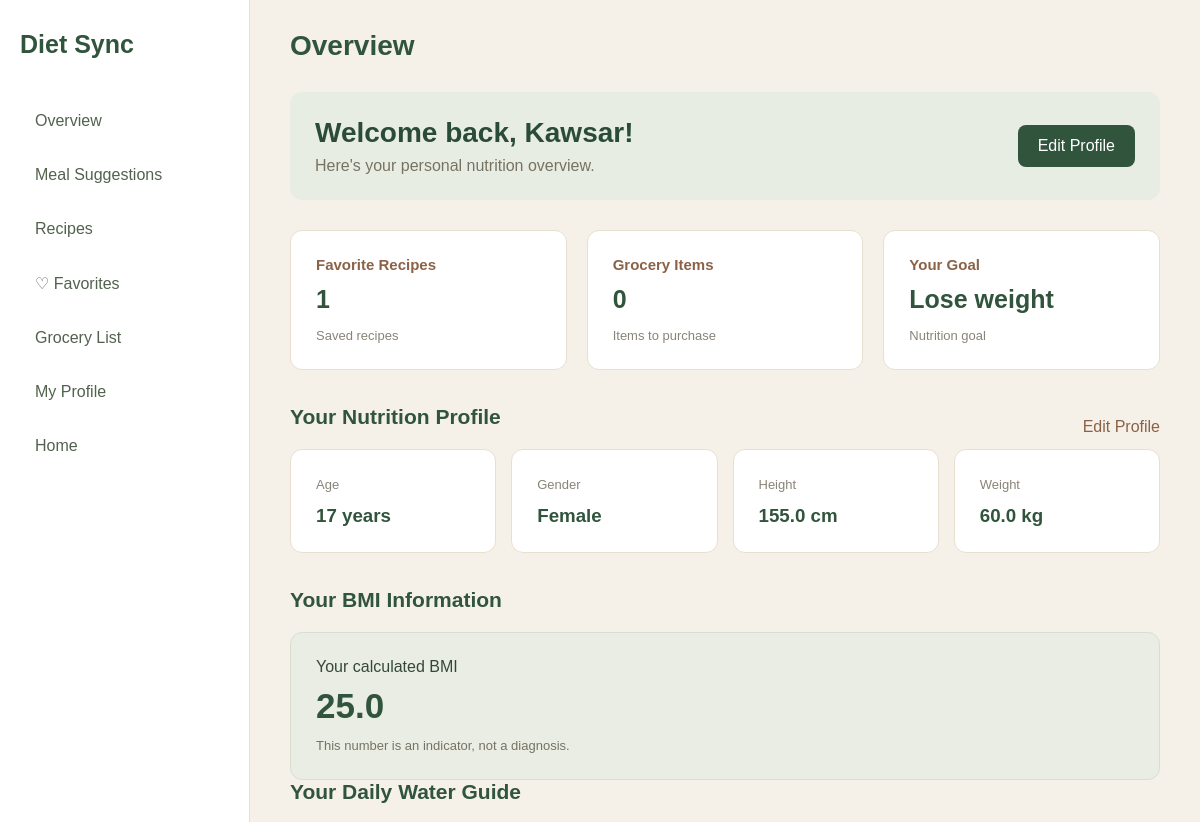
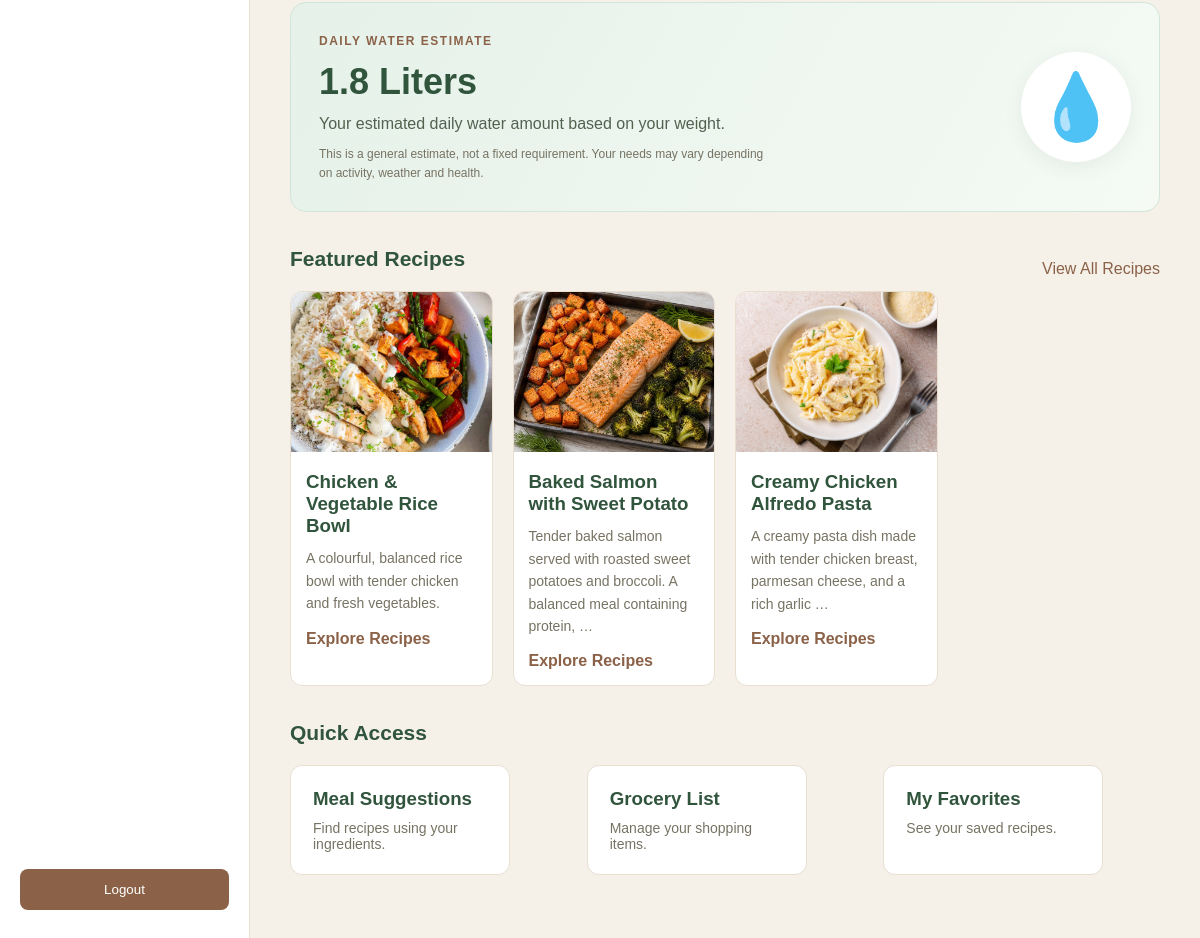
Screenshot of /dashboard/ (signed in) with the database file from the repository (2 pictures, top to bottom).
### accounts/models.py (models this page shows, shortened)
class CustomUser(AbstractUser):
    email = models.EmailField(unique=True)
    bio = models.TextField(blank=True)
    objects = CustomUserManager()

class NutritionProfile(models.Model):
    gender = [('male', 'Male'),('female', 'Female'),]
    goal = [('lose', 'Lose weight'),('maintain', 'Maintain weight'),('gain', 'Gain weight'),]
    user = models.OneToOneField(CustomUser,on_delete=models.CASCADE,related_name='nutrition_profile')
    age = models.PositiveIntegerField()
    height = models.FloatField()
    weight = models.FloatField()
    gender = models.CharField(max_length=10, choices=gender)
    goal = models.CharField(max_length=10, choices=goal)
    food_preferences = models.TextField(blank=True)
    allergies = models.TextField(blank=True)

### core/models.py (models this page shows, shortened)
class Recipe(models.Model):
    MEAL_TYPES = [
        ("breakfast", "Breakfast"),
        ("lunch", "Lunch"),
        ("dinner", "Dinner"),
        ("snack", "Snacks"),
    ]
    CATEGORIES = [
        ("weight_gain", "Weight Gain"),
        ("muscle_support", "Muscle Support"),
        ("balanced", "Balanced Nutrition"),
    ]
    title = models.CharField(max_length=200)
    description = models.TextField()
    image = models.ImageField(upload_to="recipes/")
    ingredients = models.TextField()
    instructions = models.TextField()
    calories = models.IntegerField(blank=True, null=True)
    protein = models.FloatField(blank=True, null=True)
    carbs = models.FloatField(blank=True, null=True)
    fat = models.FloatField(blank=True, null=True)
    is_featured = models.BooleanField(default=False)
    created_at = models.DateTimeField(auto_now_add=True)
    meal_type = models.CharField(max_length=20, choices=MEAL_TYPES, blank=True)
    nutrition_category = models.CharField(max_length=20, choices=CATEGORIES, blank=True)
    class Meta:
        permissions = [
            ("can_manage_recipes", "Can manage recipes"),
            ("can_feature_recipes", "Can feature recipes"),
            ("can_view_all_recipes", "Can view all recipes"),
        ]
    is_deleted = models.BooleanField(default=False)
    deleted_at = models.DateTimeField(null=True, blank=True)
    objects = RecipeManager()
    all_objects = models.Manager()

### accounts/permissions.py (the view)
    def wrapper(request, *args, **kwargs):
        if not request.user.is_authenticated:
            return redirect_to_login(request.get_full_path())
        return view_func(request, *args, **kwargs)

### accounts/permissions.py (called while the page is built)
def custom_login_required(view_func):
    def wrapper(request, *args, **kwargs):
        if not request.user.is_authenticated:
            return redirect_to_login(request.get_full_path())
        return view_func(request, *args, **kwargs)
    return wrapper

### core/models.py (called while the page is built)
    def get_queryset(self):
        return super().get_queryset().filter(is_deleted=False)

### core/views.py (called while the page is built)
@custom_login_required
def dashboard_view(request):
    profile = NutritionProfile.objects.filter(user=request.user).first()
    recipes = Recipe.objects.filter(is_featured=True)[:4]
    favorites_count = Favorite.objects.filter(user=request.user).count()
    grocery_count = GroceryItem.objects.filter(user=request.user,is_purchased=False).count()
    bmi = None
    water_intake = None
    if profile and profile.height > 0:
        height_in_meters = profile.height / 100
        bmi = round(profile.weight / (height_in_meters ** 2), 1)
    if profile and profile.weight > 0:
        water_intake = round((profile.weight * 30) / 1000, 1)
    return render(request, "dashboard.html", {
        "profile": profile,
        "recipes": recipes,
        "favorites_count": favorites_count,
        "grocery_count": grocery_count,
        "bmi": bmi,
        "water_intake": water_intake,
    })

### core/templates/dashboard.html (shortened to what this page needs)
{% extends 'dashboard_base.html' %}
{% block page_heading %}Overview{% endblock %}
{% block content %}
<div class="welcome-section">
    <div>
        <h1>Welcome back, {{ user.username }}!</h1>
        <p>Here's your personal nutrition overview.</p>
    </div>
    <a href="{% url 'profile' %}" class="edit-profile-btn">Edit Profile</a>
</div>
<div class="dashboard-stats">
    <div class="stat-card">
        <h3>Favorite Recipes</h3>
        <p class="stat-number">{{ favorites_count }}</p>
        <span>Saved recipes</span>
    </div>
    <div class="stat-card">
        <h3>Grocery Items</h3>
        <p class="stat-number">{{ grocery_count }}</p>
        <span>Items to purchase</span>
    </div>
    <div class="stat-card">
        <h3>Your Goal</h3>
        {% if profile %}
            <p class="stat-number">
                {{ profile.get_goal_display }}
            </p>
        {% else %}
            <p class="stat-number">Not set</p>
        {% endif %}
        <span>Nutrition goal</span>
    </div>
</div>
<div class="dashboard-section">
    <div class="section-heading">
        <h2>Your Nutrition Profile</h2>
        <a href="{% url 'profile' %}">Edit Profile</a>
    </div>
    {% if profile %}
        <div class="profile-cards">
            <div class="info-card">
                <span>Age</span>
                <h3>{{ profile.age }} years</h3>
            </div>
            <div class="info-card">
                <span>Gender</span>
                <h3>{{ profile.get_gender_display }}</h3>
            </div>
            <div class="info-card">
                <span>Height</span>
                <h3>{{ profile.height }} cm</h3>
            </div>
            <div class="info-card">
                <span>Weight</span>
                <h3>{{ profile.weight }} kg</h3>
            </div>
        </div>
    {% else %}
        <div class="empty-state">
            <p>You haven't completed your nutrition profile yet.</p>
            <a href="{% url 'profile' %}">Complete Your Profile</a>
        </div>
    {% endif %}
</div>
<div class="dashboard-section">
    <h2>Your BMI Information</h2>
    <div class="bmi-card">
        {% if bmi %}
            <p>Your calculated BMI</p>
            <h3>{{ bmi }}</h3>
            <span>This number is an indicator, not a diagnosis.</span>
        {% else %}
            <p>Complete your nutrition profile to calculate your BMI.</p>
        {% endif %}
    </div>
<div class="dashboard-section">
    <h2>Your Daily Water Guide</h2>
    <div class="water-card">
        <div class="water-info">
            <span class="water-label">DAILY WATER ESTIMATE</span>
            {% if water_intake %}
                <h3>{{ water_intake }} Liters</h3>
                <p>
                    Your estimated daily water amount based on your weight.
                </p>
            {% else %}
                <h3>Not available</h3>
                <p>Complete your nutrition profile to see your estimate.</p>
            {% endif %}
            <small>
                This is a general estimate, not a fixed requirement.
                Your needs may vary depending on activity, weather and health.
            </small>
        </div>
        <div class="water-icon">
            💧
        </div>
    </div>
</div>
</div>
<div class="dashboard-section">
    <div class="section-heading">
        <h2>Featured Recipes</h2>
        <a href="{% url 'recipes' %}">View All Recipes</a>
    </div>
    <div class="recipe-grid">
        {% for recipe in recipes %}
            <div class="recipe-card">
                <img src="{{ recipe.image.url }}" alt="{{ recipe.title }}">
                <div class="recipe-card-content">
                    <h3>{{ recipe.title }}</h3>
                    <p>{{ recipe.description|truncatewords:15 }}</p>
                    <a href="{% url 'recipes' %}">Explore Recipes</a>
                </div>
            </div>
        {% empty %}
            <p>No featured recipes available yet.</p>
        {% endfor %}
    </div>
</div>
<div class="dashboard-section">
    <h2>Quick Access</h2>
        <div class="quick-links">
        <a href="{% url 'meal_suggestions' %}">
            <h3>Meal Suggestions</h3>
            <p>Find recipes using your ingredients.</p>
        </a>
        <a href="{% url 'grocery_list' %}">
            <h3>Grocery List</h3>
            <p>Manage your shopping items.</p>
        </a>
        <a href="{% url 'favorites' %}">
            <h3>My Favorites</h3>
            <p>See your saved recipes.</p>
        </a>
    </div>
</div>
{% endblock %}

### core/static/css/dashboard.css (style rules this page uses)
* { margin: 0; padding: 0; box-sizing: border-box; }
body { font-family: Arial, sans-serif; background: #F5F1E9; color: #34483A; }
.welcome-section { display: flex; justify-content: space-between; align-items: center; margin-bottom: 30px; background: #E8EDE3; padding: 25px; border-radius: 12px; }
.welcome-section h1 { font-size: 28px; margin-bottom: 8px; color: #294B38; }
.welcome-section p { color: #777363; }
.edit-profile-btn { background: #31543D; color: white; padding: 12px 20px; border-radius: 8px; text-decoration: none; }
.dashboard-stats { display: grid; grid-template-columns: repeat(3, 1fr); gap: 20px; margin-bottom: 35px; }
.stat-card, .info-card, .bmi-card { background: #FFFFFF; padding: 25px; border-radius: 12px; border: 1px solid #E8DFD1; }
.stat-card h3 { font-size: 15px; color: #8B6248; }
.stat-number { font-size: 25px; font-weight: bold; color: #31543D; margin: 12px 0; }
.stat-card span, .info-card span { color: #898477; font-size: 13px; }
.dashboard-section { margin-bottom: 35px; }
.dashboard-section h2 { font-size: 21px; margin-bottom: 20px; color: #31543D; }
.section-heading { display: flex; justify-content: space-between; align-items: center; }
.section-heading a { color: #8B6248; text-decoration: none; }
.profile-cards { display: grid; grid-template-columns: repeat(4, 1fr); gap: 15px; }
.info-card h3 { margin-top: 12px; color: #31543D; }
.bmi-card { background: #E9EDE3; border: 1px solid #D8DFD1; }
.bmi-card h3 { font-size: 35px; color: #31543D; margin: 10px 0; }
.bmi-card span { color: #777363; font-size: 13px; }
.recipe-grid { display: grid; grid-template-columns: repeat(4, 1fr); gap: 20px; }
.recipe-card { background: #FFFFFF; border-radius: 12px; overflow: hidden; border: 1px solid #E8DFD1; }
.recipe-card img { width: 100%; height: 160px; object-fit: cover; }
.recipe-card-content { padding: 15px; }
.recipe-card-content h3 { margin-bottom: 10px; color: #31543D; }
.recipe-card-content p { color: #777363; font-size: 14px; line-height: 1.6; }
.recipe-card-content a { display: inline-block; margin-top: 15px; color: #8B6248; text-decoration: none; font-weight: bold; }
.quick-links { display: grid; grid-template-columns: repeat(3, 1fr); gap: 20px; }
.quick-links a { background: #FFFFFF; border: 1px solid #E8DFD1; border-radius: 12px; padding: 22px; width: 220px; text-decoration: none; color: #31543D; transition: 0.2s; }
.quick-links p { color: #777363; margin-top: 10px; font-size: 14px; }
.water-card { background: linear-gradient(120deg, #E5F1E9, #F5FAF5); border: 1px solid #D3E5D8; border-radius: 16px; padding: 28px; display: flex; justify-content: space-between; align-items: center; overflow: hidden; transition: 0.3s ease; }
.water-label { color: #8B6248; font-size: 12px; font-weight: bold; letter-spacing: 1.5px; }
.water-info h3 { font-size: 36px; color: #31543D; margin: 12px 0; }
.water-info p { color: #52624F; margin-bottom: 12px; }
.water-info small { color: #777363; font-size: 12px; line-height: 1.6; display: block; max-width: 450px; }
.water-icon { font-size: 65px; background: #FFFFFF; width: 110px; height: 110px; border-radius: 50%; display: flex; justify-content: center; align-items: center; box-shadow: 0 5px 20px rgba(49, 84, 61, 0.08); animation: waterFloat 3s ease-in-out infinite; }

### rows the page displays
CustomUser: username "Kawsar"
NutritionProfile: goal "Lose weight", age "17", gender "Female", height "155.0", weight "60.0"
Recipe: image (picture), title "Chicken & Vegetable Rice Bowl", description "A colourful, balanced rice bowl with tender chicken and fresh vegetables."
Recipe: image (picture), title "Baked Salmon with Sweet Potato", description "Tender baked salmon served with roasted sweet potatoes and broccoli. A balanced meal containing protein, …"
Recipe: image (picture), title "Creamy Chicken Alfredo Pasta", description "A creamy pasta dish made with tender chicken breast, parmesan cheese, and a rich garlic …"

### other values shown
{{ favorites_count }} "1"
{{ grocery_count }} "0"
{{ bmi }} "25.0"
{{ water_intake }} "1.8"
